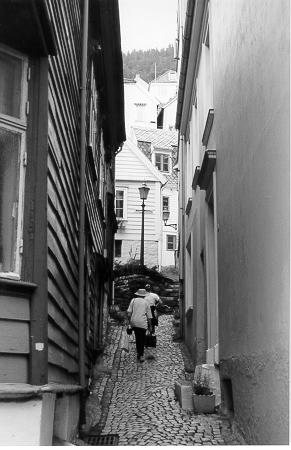
#> input picture images/bergen.jpg, 291 x 450 px, found by its file name
$ jupyter execute aula_04_b.ipynb
#> lines starting #> are read from the running program, lines starting #| are printed output that depends on the picture; after the words box and inside, x2 and y2 are one past the last pixel; in counts of white or black regions, pixels touching at a corner belong together
<a href="https://colab.research.google.com/github/MFerrugem/PDI_UFPEL/blob/main/aula_04_b.ipynb" target="_parent"></a>

[cell 1]
# Importando os modulos
import matplotlib.pyplot as plt
from skimage import io, filters

[cell 2]
# Carregar a imagem
Image=io.imread('bergen.jpg')
#> Image is the input picture: shape (450, 291); min 0, max 255, mean 114.8

[cell 3]
# Aplicar limiarização (thresholding)
# Usando o método de Otsu (alternativa ao valor fixo 0.1)
T = Image > filters.threshold_otsu(Image)
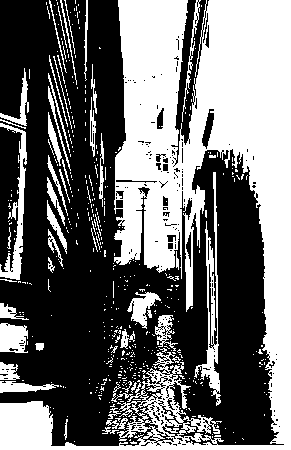
#> T: shape (450, 291) bool; 43.3% white; 474 white regions (425 under 20 px), largest, box (x1, y1, x2, y2) and area: (0, 0, 291, 450) 45867, (194, 172, 221, 406) 1544, (0, 123, 27, 280) 1259

[cell 4]
# Criar figura com dois subplots
plt.figure(figsize=(12,5))

# Imagem original
plt.subplot(1,3,1)
plt.imshow(Image, cmap='gray')
plt.title('Imagem Original')
plt.axis('off')

# Imagem limiarizada
plt.subplot(1,3,2)
plt.imshow(T, cmap='gray')
plt.title('Imagem Limiarizada')
plt.axis('off')
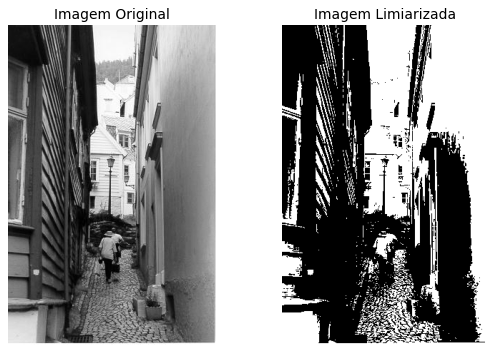
#> figure drawn by matplotlib, 2 panels

[cell 5]
# Mostrar histograma para comparação
plt.subplot(1,3,3)
plt.hist(Image.ravel(), 256)
plt.title('Histograma')
plt.xlabel('Intensidade')
plt.ylabel('Contagem')

# Mostrar a figura
plt.tight_layout()
plt.show()
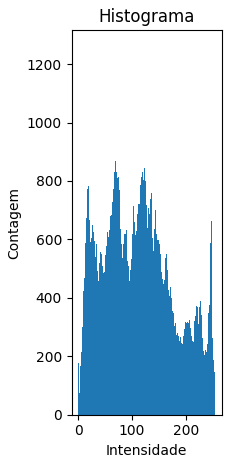
#> figure drawn by matplotlib, 1 panel; tallest bar 1253 high, from x = 254 to 255
